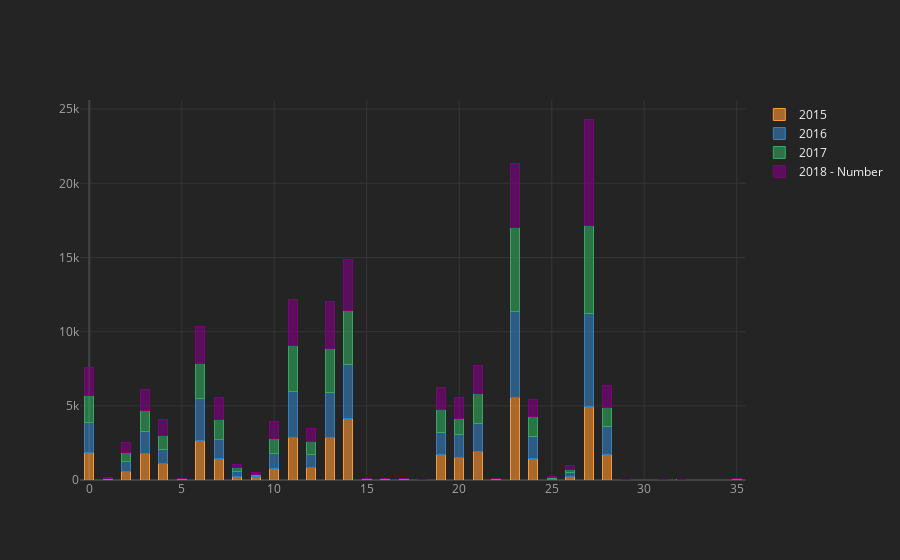

Write notebook code for a chart like this one.
### Code cell
df[['2015','2016','2017','2018 - Number']].iplot(kind = 'bar', barmode='stack', bargap=0.5)

### Figure 1 — Plotly figure (JSON) as saved in the notebook; plotly's stock layout.template omitted (floating-point values rounded to 4 significant figures)
{"data": [{"marker": {"color": "rgba(255, 153, 51, 0.6)", "line": {"color": "rgba(255, 153, 51, 1.0)", "width": 1}}, "name": "2015", "orientation": "v", "text": "", "type": "bar", "x": [0, 1, 2, 3, 4, 5, 6, 7, 8, 9, 10, 11, 12, 13, 14, 15, 16, 17, 18, 19, 20, 21, 22, 23, 24, 25, 26, 27, 28, 29, 30, 31, 32, 33, 34, 35], "y": [1877, 0, 584, 1808, 1139, 23, 2675, 1475, 206, 217, 783, 2889, 841, 2868, 4179, 25, 21, 47, 11, 1718, 1484, 1908, 28, 5528, 1474, 64, 227, 4984, 1741, 5, 0, 0, 0, 0, 0, 34]}, {"marker": {"color": "rgba(55, 128, 191, 0.6)", "line": {"color": "rgba(55, 128, 191, 1.0)", "width": 1}}, "name": "2016", "orientation": "v", "text": "", "type": "bar", "x": [0, 1, 2, 3, 4, 5, 6, 7, 8, 9, 10, 11, 12, 13, 14, 15, 16, 17, 18, 19, 20, 21, 22, 23, 24, 25, 26, 27, 28, 29, 30, 31, 32, 33, 34, 35], "y": [2017, 44, 681, 1436, 926, 35, 2788, 1243, 360, 70, 982, 3096, 885, 3040, 3636, 16, 22, 17, 0, 1467, 1584, 1928, 35, 5825, 1438, 61, 305, 6210, 1882, 1, 0, 0, 2, 0, 0, 35]}, {"marker": {"color": "rgba(50, 171, 96, 0.6)", "line": {"color": "rgba(50, 171, 96, 1.0)", "width": 1}}, "name": "2017", "orientation": "v", "text": "", "type": "bar", "x": [0, 1, 2, 3, 4, 5, 6, 7, 8, 9, 10, 11, 12, 13, 14, 15, 16, 17, 18, 19, 20, 21, 22, 23, 24, 25, 26, 27, 28, 29, 30, 31, 32, 33, 34, 35], "y": [1812, 34, 557, 1414, 964, 45, 2376, 1369, 257, 102, 1035, 3102, 837, 2973, 3622, 29, 51, 15, 7, 1552, 1087, 1973, 27, 5691, 1357, 61, 179, 5962, 1294, 9, 0, 0, 0, 0, 0, 19]}, {"marker": {"color": "rgba(128, 0, 128, 0.6)", "line": {"color": "rgba(128, 0, 128, 1.0)", "width": 1}}, "name": "2018 - Number", "orientation": "v", "text": "", "type": "bar", "x": [0, 1, 2, 3, 4, 5, 6, 7, 8, 9, 10, 11, 12, 13, 14, 15, 16, 17, 18, 19, 20, 21, 22, 23, 24, 25, 26, 27, 28, 29, 30, 31, 32, 33, 34, 35], "y": [1897, 58, 681, 1474, 1068, 25, 2477, 1486, 241, 108, 1139, 3058, 876, 3180, 3446, 30, 6, 14, 13, 1475, 1418, 1925, 45, 4285, 1165, 72, 266, 7179, 1435, 6, 0, 22, 0, 0, 0, 10]}], "layout": {"bargap": 0.5, "barmode": "stack", "legend": {"bgcolor": "#242424", "font": {"color": "#F4F4F4"}, "traceorder": "normal"}, "paper_bgcolor": "#242424", "plot_bgcolor": "#242424", "title": {"font": {"color": "#F4F4F4"}}, "xaxis": {"gridcolor": "#343434", "showgrid": true, "tickfont": {"color": "#A4A4A4"}, "title": {"font": {"color": "#A4A4A4"}, "text": ""}, "zerolinecolor": "#444444"}, "yaxis": {"gridcolor": "#343434", "showgrid": true, "tickfont": {"color": "#A4A4A4"}, "title": {"font": {"color": "#A4A4A4"}, "text": ""}, "zerolinecolor": "#444444"}}}
